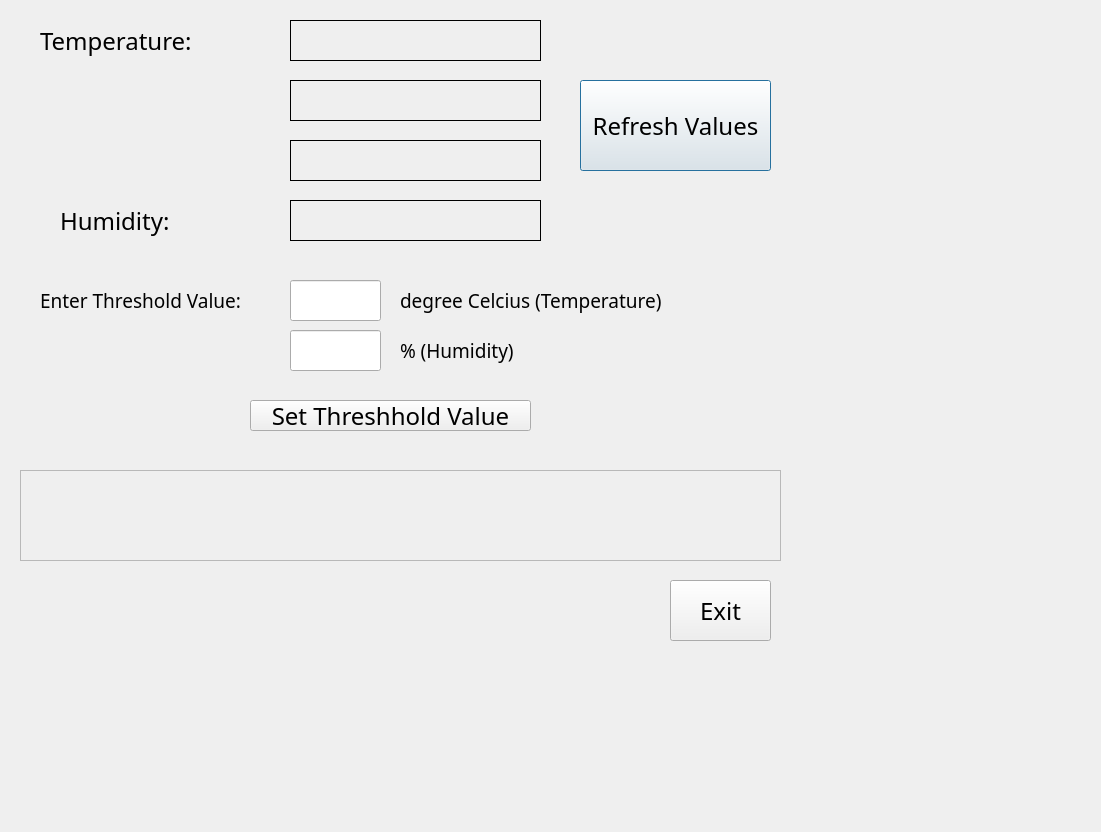
<?xml version="1.0" encoding="UTF-8"?>
<ui version="4.0">
 <class>Dialog</class>
 <widget class="QDialog" name="Dialog">
  <property name="geometry">
   <rect>
    <x>0</x>
    <y>0</y>
    <width>1101</width>
    <height>832</height>
   </rect>
  </property>
  <property name="windowTitle">
   <string>Temperatufre and Humidity</string>
  </property>
  <widget class="QLabel" name="label">
   <property name="geometry">
    <rect>
     <x>40</x>
     <y>20</y>
     <width>171</width>
     <height>41</height>
    </rect>
   </property>
   <property name="font">
    <font>
     <family>Sans Serif</family>
     <pointsize>18</pointsize>
     <underline>false</underline>
    </font>
   </property>
   <property name="autoFillBackground">
    <bool>true</bool>
   </property>
   <property name="text">
    <string>Temperature:</string>
   </property>
  </widget>
  <widget class="QLabel" name="label_2">
   <property name="geometry">
    <rect>
     <x>60</x>
     <y>200</y>
     <width>121</width>
     <height>41</height>
    </rect>
   </property>
   <property name="font">
    <font>
     <family>Sans Serif</family>
     <pointsize>18</pointsize>
    </font>
   </property>
   <property name="autoFillBackground">
    <bool>true</bool>
   </property>
   <property name="text">
    <string>Humidity:</string>
   </property>
  </widget>
  <widget class="QPushButton" name="pushButton">
   <property name="geometry">
    <rect>
     <x>580</x>
     <y>80</y>
     <width>191</width>
     <height>91</height>
    </rect>
   </property>
   <property name="font">
    <font>
     <family>Sans Serif</family>
     <pointsize>18</pointsize>
    </font>
   </property>
   <property name="text">
    <string>Refresh Values</string>
   </property>
  </widget>
  <widget class="QPushButton" name="pushButton_2">
   <property name="geometry">
    <rect>
     <x>670</x>
     <y>580</y>
     <width>101</width>
     <height>61</height>
    </rect>
   </property>
   <property name="font">
    <font>
     <family>Sans Serif</family>
     <pointsize>18</pointsize>
    </font>
   </property>
   <property name="text">
    <string>Exit</string>
   </property>
  </widget>
  <widget class="QLabel" name="label_3">
   <property name="geometry">
    <rect>
     <x>290</x>
     <y>20</y>
     <width>251</width>
     <height>41</height>
    </rect>
   </property>
   <property name="font">
    <font>
     <family>Sans Serif</family>
     <pointsize>18</pointsize>
    </font>
   </property>
   <property name="autoFillBackground">
    <bool>true</bool>
   </property>
   <property name="frameShape">
    <enum>QFrame::Box</enum>
   </property>
   <property name="lineWidth">
    <number>1</number>
   </property>
   <property name="text">
    <string/>
   </property>
  </widget>
  <widget class="QLabel" name="label_4">
   <property name="geometry">
    <rect>
     <x>290</x>
     <y>80</y>
     <width>251</width>
     <height>41</height>
    </rect>
   </property>
   <property name="font">
    <font>
     <family>Sans Serif</family>
     <pointsize>18</pointsize>
    </font>
   </property>
   <property name="autoFillBackground">
    <bool>true</bool>
   </property>
   <property name="frameShape">
    <enum>QFrame::Box</enum>
   </property>
   <property name="lineWidth">
    <number>1</number>
   </property>
   <property name="text">
    <string/>
   </property>
  </widget>
  <widget class="QLabel" name="label_5">
   <property name="geometry">
    <rect>
     <x>290</x>
     <y>140</y>
     <width>251</width>
     <height>41</height>
    </rect>
   </property>
   <property name="font">
    <font>
     <family>Sans Serif</family>
     <pointsize>18</pointsize>
    </font>
   </property>
   <property name="autoFillBackground">
    <bool>true</bool>
   </property>
   <property name="frameShape">
    <enum>QFrame::Box</enum>
   </property>
   <property name="lineWidth">
    <number>1</number>
   </property>
   <property name="text">
    <string/>
   </property>
  </widget>
  <widget class="QLabel" name="label_6">
   <property name="geometry">
    <rect>
     <x>290</x>
     <y>200</y>
     <width>251</width>
     <height>41</height>
    </rect>
   </property>
   <property name="font">
    <font>
     <family>Sans Serif</family>
     <pointsize>18</pointsize>
    </font>
   </property>
   <property name="autoFillBackground">
    <bool>true</bool>
   </property>
   <property name="frameShape">
    <enum>QFrame::Box</enum>
   </property>
   <property name="lineWidth">
    <number>1</number>
   </property>
   <property name="text">
    <string/>
   </property>
  </widget>
  <widget class="QLabel" name="label_7">
   <property name="geometry">
    <rect>
     <x>20</x>
     <y>470</y>
     <width>761</width>
     <height>91</height>
    </rect>
   </property>
   <property name="font">
    <font>
     <family>DejaVu Sans Mono</family>
     <pointsize>18</pointsize>
     <italic>true</italic>
    </font>
   </property>
   <property name="autoFillBackground">
    <bool>true</bool>
   </property>
   <property name="frameShape">
    <enum>QFrame::StyledPanel</enum>
   </property>
   <property name="lineWidth">
    <number>1</number>
   </property>
   <property name="text">
    <string/>
   </property>
  </widget>
  <widget class="QLineEdit" name="lineEdit">
   <property name="geometry">
    <rect>
     <x>290</x>
     <y>280</y>
     <width>91</width>
     <height>41</height>
    </rect>
   </property>
  </widget>
  <widget class="QLabel" name="label_8">
   <property name="geometry">
    <rect>
     <x>40</x>
     <y>280</y>
     <width>221</width>
     <height>41</height>
    </rect>
   </property>
   <property name="font">
    <font>
     <family>Sans Serif</family>
     <pointsize>14</pointsize>
    </font>
   </property>
   <property name="autoFillBackground">
    <bool>true</bool>
   </property>
   <property name="text">
    <string>Enter Threshold Value:</string>
   </property>
  </widget>
  <widget class="QLabel" name="label_9">
   <property name="geometry">
    <rect>
     <x>400</x>
     <y>280</y>
     <width>281</width>
     <height>41</height>
    </rect>
   </property>
   <property name="font">
    <font>
     <family>Sans Serif</family>
     <pointsize>14</pointsize>
    </font>
   </property>
   <property name="autoFillBackground">
    <bool>true</bool>
   </property>
   <property name="text">
    <string>degree Celcius (Temperature)</string>
   </property>
  </widget>
  <widget class="QPushButton" name="pushButton_4">
   <property name="geometry">
    <rect>
     <x>250</x>
     <y>400</y>
     <width>281</width>
     <height>31</height>
    </rect>
   </property>
   <property name="font">
    <font>
     <family>Sans Serif</family>
     <pointsize>18</pointsize>
    </font>
   </property>
   <property name="text">
    <string>Set Threshhold Value</string>
   </property>
  </widget>
  <widget class="QLineEdit" name="lineEdit_2">
   <property name="geometry">
    <rect>
     <x>290</x>
     <y>330</y>
     <width>91</width>
     <height>41</height>
    </rect>
   </property>
  </widget>
  <widget class="QLabel" name="label_10">
   <property name="geometry">
    <rect>
     <x>400</x>
     <y>330</y>
     <width>151</width>
     <height>41</height>
    </rect>
   </property>
   <property name="font">
    <font>
     <family>Sans Serif</family>
     <pointsize>14</pointsize>
    </font>
   </property>
   <property name="autoFillBackground">
    <bool>true</bool>
   </property>
   <property name="text">
    <string>% (Humidity)</string>
   </property>
  </widget>
  <widget class="QLabel" name="label_11">
   <property name="geometry">
    <rect>
     <x>110</x>
     <y>590</y>
     <width>371</width>
     <height>41</height>
    </rect>
   </property>
   <property name="font">
    <font>
     <family>Sans Serif</family>
     <pointsize>18</pointsize>
    </font>
   </property>
   <property name="autoFillBackground">
    <bool>true</bool>
   </property>
   <property name="frameShape">
    <enum>QFrame::NoFrame</enum>
   </property>
   <property name="lineWidth">
    <number>1</number>
   </property>
   <property name="text">
    <string/>
   </property>
  </widget>
 </widget>
 <resources/>
 <connections/>
</ui>
